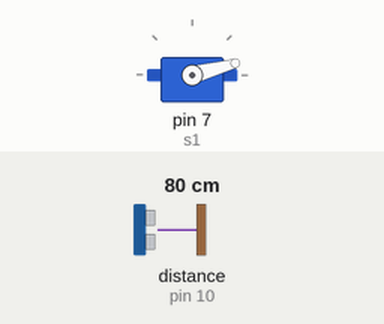
This sketch was run on a simulated Arduino Uno, built with avr-gcc and run on an emulated ATmega328P. On the bench: servo. Wiring (inferred from the names in the program): ultrasonic range finder: trigger pin 8; echo pin 10. The inputs (shaded band) are chosen by the test bench; at power-on: distance to the obstacle (sensor on pin 10) 80 cm. The echo pulse lasts 58.3 µs per cm; what the sketch prints to the serial monitor is not drawn.

Above: at 0.01 s.
1.3 s: distance to the obstacle (sensor on pin 10) set to 2 cm
At 1.8 s:
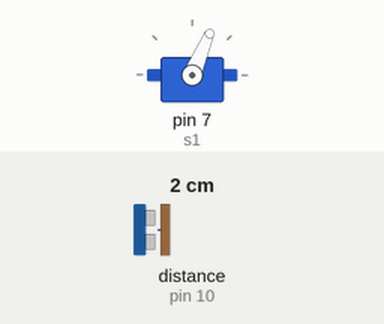
4.3 s: distance to the obstacle (sensor on pin 10) set to 299 cm
At 5.17 s:
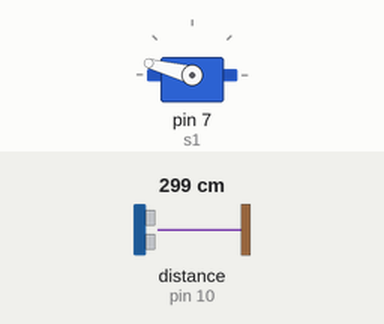
7.3 s: distance to the obstacle (sensor on pin 10) set to 4 cm
At 8.0 s:
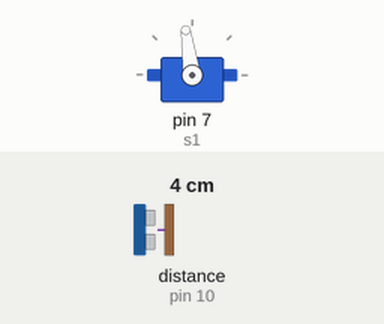
10.3 s: distance to the obstacle (sensor on pin 10) set to 35 cm
Timing chart, 0 to 14.3 s (numbered marks = the images above; inputs shaded):
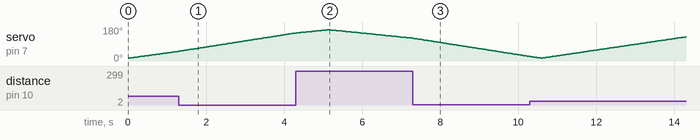

The sketch:

Radar_sytsem.ino
```cpp
#include <Servo.h>.

const int trigPin = 8;
const int echoPin = 10;

long duration;
int distance;
Servo s1;
void setup() {
  pinMode(trigPin, OUTPUT);
  pinMode(echoPin, INPUT);
  Serial.begin(9600);
  s1.attach(7);
}
void loop() {

  for(int i=15;i<=165;i++){
  s1.write(i);
  delay(30);
  distance = calculateDistance();

  Serial.print(i);
  Serial.print(",");
  Serial.print(distance);
  Serial.print(".");
  }

  for(int i=165;i>15;i--){
  s1.write(i);
  delay(30);
  distance = calculateDistance();
  Serial.print(i);
  Serial.print(",");
  Serial.print(distance);
  Serial.print(".");
  }
}

int calculateDistance(){

  digitalWrite(trigPin, LOW);
  delayMicroseconds(2);

  digitalWrite(trigPin, HIGH);
  delayMicroseconds(10);
  digitalWrite(trigPin, LOW);
  duration = pulseIn(echoPin, HIGH);
  distance= duration*0.034/2;
  return distance;
}
```
